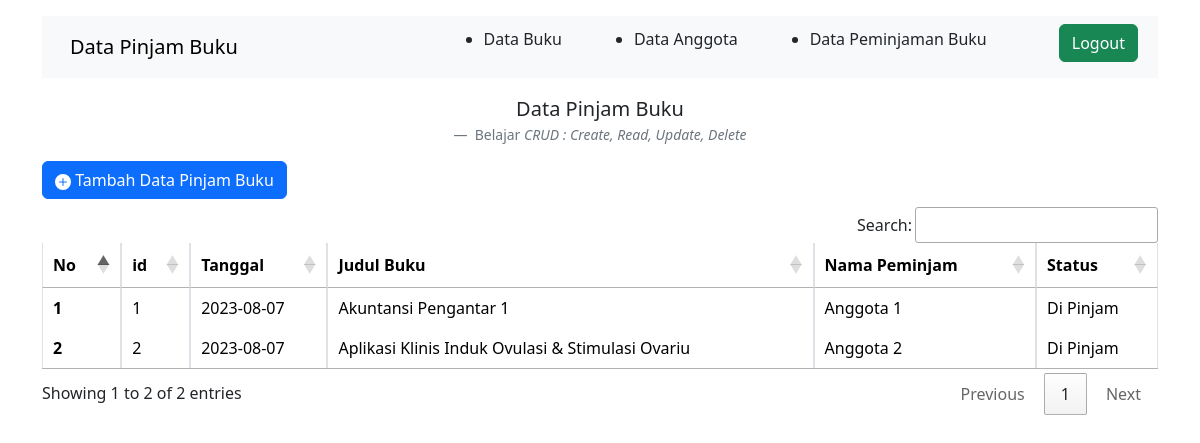
/pinjam.php, run on the app's committed database.
### tables this page shows
CREATE TABLE `tb_pinjam` (
  `id` int(20) NOT NULL,
  `tanggal` date NOT NULL,
  `judul_buku` varchar(50) NOT NULL,
  `nama_peminjam` varchar(50) NOT NULL,
  `status` varchar(50) NOT NULL
);

### pinjam.php (the view, shortened to what this page needs)
<!DOCTYPE html>
<?php
include 'koneksi.php';
?>
<html lang="en">
  <head>
    <link
      rel="stylesheet"
      href="https://cdn.jsdelivr.net/npm/bootstrap@5.3.1/dist/css/bootstrap.rtl.min.css"
    />
    <link rel="stylesheet" href="https://cdn.datatables.net/1.12.1/css/jquery.dataTables.min.css">
    <link rel="stylesheet" href="https://cdn.datatables.net/buttons/2.2.3/css/buttons.dataTables.min.css">
  </head>
  <body>
    <div class="container">
      <nav class="navbar bg-body-tertiary mt-3">
        <div class="container-fluid">
          <a class="navbar-brand">Data Pinjam Buku</a>
          <ul>
            <li class="nav-item">
              <a class="nav-link active" aria-current="page" href="index.php"> Data Buku </a>
            </li>
          </ul>
          <ul>
            <li class="nav-item">
              <a class="nav-link active" aria-current="page" href="anggota.php"> Data Anggota </a>
            </li>
          </ul>
          <ul>
            <li class="nav-item">
              <a class="nav-link active" aria-current="page" href="pinjam.php"> Data Peminjaman Buku </a>
            </li>
          </ul>
          <ul class="navbar-nav ms-2">
            <li class="nav-item">
              <a href="Logout.php" type="button" class="btn btn-success mb-2"> Logout
              </a>
            </li>
          </ul>
        </div>
      </nav>
      <figure class="text-center mt-3">
        <blockquote class="blockquote">
          <p>Data Pinjam Buku</p>
        </blockquote>
        <figcaption class="blockquote-footer">
          Belajar
          <cite title="Source Title">CRUD : Create, Read, Update, Delete</cite>
        </figcaption>
      </figure>
      <a href="kelola_pinjam.php" type="button" class="btn btn-primary mb-2"><svg xmlns="http://www.w3.org/2000/svg" width="16" height="16"
      fill="currentColor" class="bi bi-plus-circle-fill" viewBox="0 0 16 16">
      <path d="M16 8A8 8 0 1 1 0 8a8 8 0 0 1 16 0zM8.5 4.5a.5.5 0 0 0-1 0v3h-3a.5.5 0 0 0 0 1h3v3a.5.5 0 0 0 1
      0v-3h3a.5.5 0 0 0 0-1h-3v-3z"/>
      </svg> Tambah Data Pinjam Buku
      </a>
      <table id="example" class="table table-hover table-bordered align-middle">
        <thead>
          <tr>
            <th scope="col">No</th>
            <th scope="col">id</th>
            <th scope="col">Tanggal</th>
            <th scope="col">Judul Buku</th>
            <th scope="col">Nama Peminjam</th>
            <th scope="col">Status</th>
          </tr>
        </thead>
        <tbody class="table-group-divider">
          <?php
          $query = "SELECT * FROM tb_pinjam";
          $sql   = mysqli_query($connect, $query);
          $no=1;
          while ($data = mysqli_fetch_array($sql)){
          ?>
          <tr>
            <th scope="row"><?php echo $no++; ?></th>
            <td><?php echo $data['id']; ?></td>
            <td><?php echo $data['tanggal']; ?></td>
            <td><?php echo $data['judul_buku']; ?></td>
            <td><?php echo $data['nama_peminjam']; ?></td>
            <td><?php echo $data['status']; ?></td>
          </tr>
          <?php
          } ?>
        </tbody>
      </table>
    </div>
  </body>
</html>

### data on the page
tb_pinjam: id "1", tanggal "2023-08-07", judul_buku "Akuntansi Pengantar 1", nama_peminjam "Anggota 1", status "Di Pinjam"
tb_pinjam: id "2", tanggal "2023-08-07", judul_buku "Aplikasi Klinis Induk Ovulasi & Stimulasi Ovariu", nama_peminjam "Anggota 2", status "Di Pinjam"
